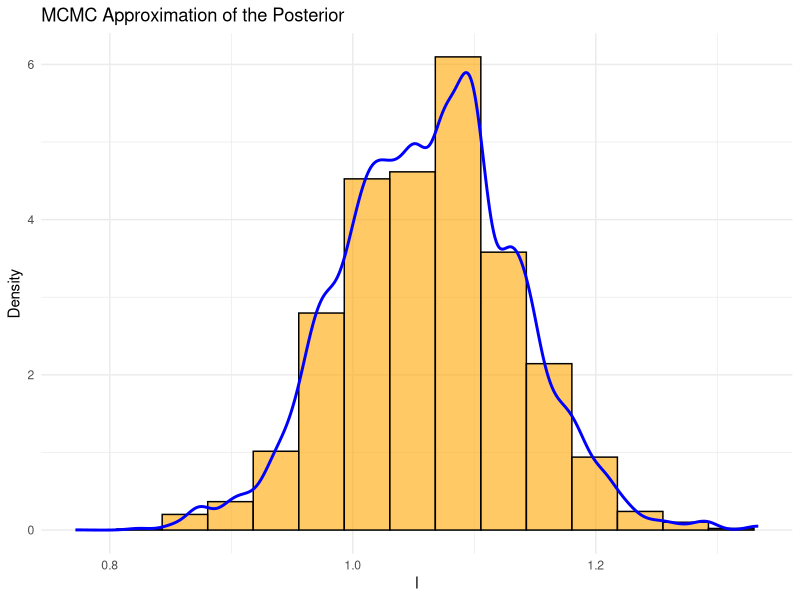
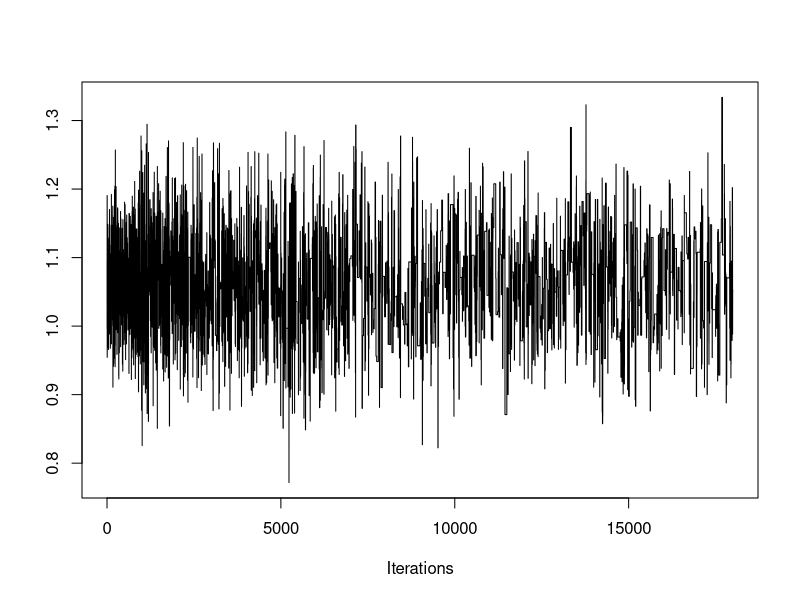
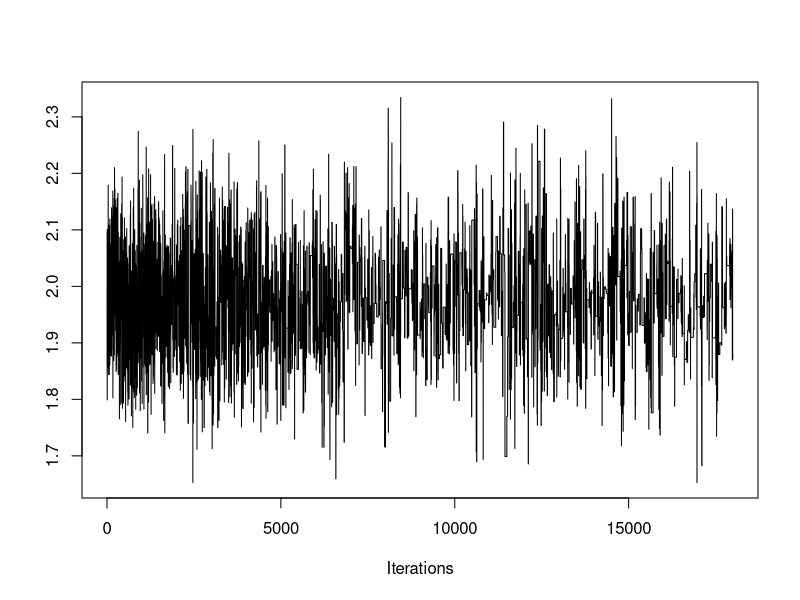
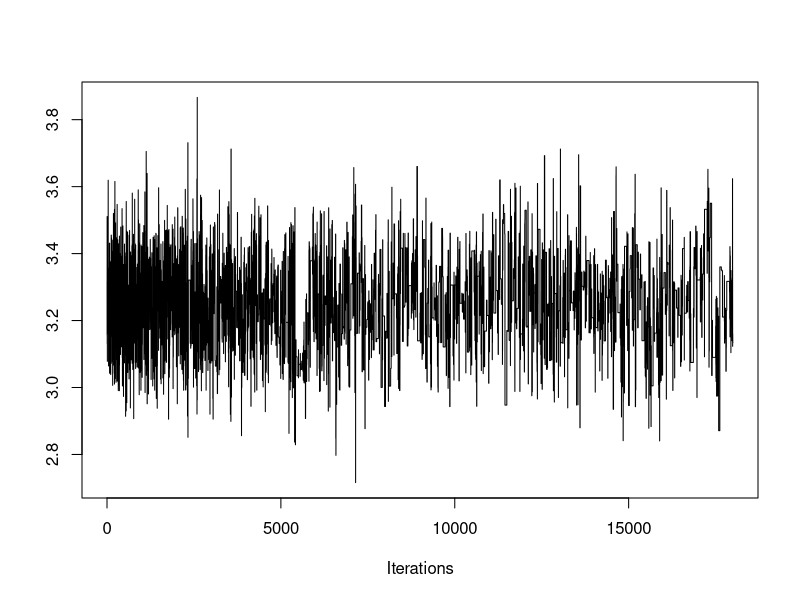
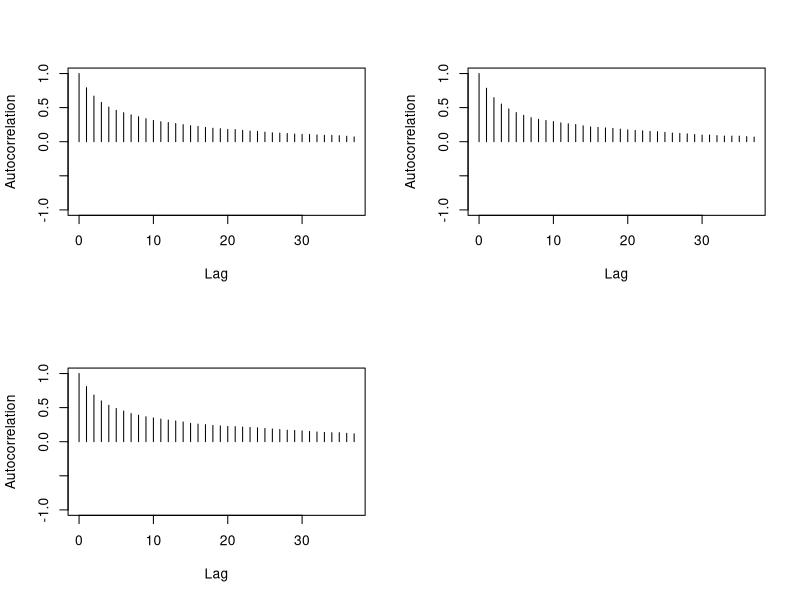

R code for these plots, in order:
## ---- chunk 1
#To be set by user:
n = 2000 #number of observations (set it higher for consistency)
beta <- c(1, 2, 3)#, 4, 5, 6)  # True coefficients (bias, and predictors) px1

#Synthetic predictors
p = length(beta)-1 #number of predictors
M = p+1 #number of predictors plus intercept
library(MASS)
X <- cbind(1, matrix(mvrnorm(n, mu = rep(0, p), Sigma = 1*diag(p)), n, p))  # Design matrix with intercept (bias). nxp

#Response
z <- X %*% beta  # Linear predictor. %*% = matrix mult. nx1 dim
sig <- 1/(1+exp(-z)) #sigmoid (inv-logit) function, find probability in [0,1], predicted y
y = rbinom(n=n, size=1, prob=sig) #size=num trials=1 -> bernoulli response var
## ---- chunk 2
#Proposal distro
proposal <- function(mu, lambda, sigma) {
  # Draw a single sample from multivariate normal
  distro <- mvrnorm(1, mu = mu, Sigma = lambda*sigma)
  return(distro)
}

# Log-likelihood function for logistic regression
logistic_ll <- function(beta, X, y) {
  z <- X %*% beta
  p <- 1 / (1 + exp(-z))
  loglike <- sum(log(p[y==1]))+sum(log((1-p)[y==0]))
  return(loglike)
}

# Log-prior of parameter that comes from proposal distro
library(mvtnorm)
log_prior <- function(distro, mu, sigma) {
  # Compute the density at 'distro' under the MVN used in proposal()
  prob <- dmvnorm(distro, mean = mu, sigma = sigma)
  log_prob = log(prob)
  return(log_prob)
}
## ---- chunk 3
metropolis <- function(X, y, M, N = 20000, a_target = 0.234, b1 = rep(0, M), batch = TRUE, batch_schedule = seq(50, N, by = 50)) {
  #0) Initial values
  n_accept <- 0 #number of acceptances
  b <- matrix(0, nrow = N, ncol = M)
  b[1,] <- b1 #rep(0, M)
  
  #Keep history of proposals
  P_list <- rep(NA, N - 1)
  P_list[1] <- logistic_ll(b[1,], X, y)
  
  #Adaptation parameters
  batch_index <- 1
  Tb <- 0 #start of batch
  mu <- rep(0, M)
  Sigma <- diag(M)
  lambda <- (2.38**2)/M
  gam <- 1
  
  for (i in 2:N) {
    #1) Propose new position beta[i-1] -> beta[i]' from proposal distro
    b_prop <- proposal(mu, lambda, Sigma)
    
    #2) Compute transition probability
    P_list[i] <- logistic_ll(b_prop, X, y) + log_prior(b_prop, rep(0, M), diag(M))  #P(beta*)
    
    #3) Acceptance ratio
    R <- exp(P_list[i] - P_list[i-1])
    alpha <- min(R, 1)
    
    #4) Generate a random number u_i from [0,1]. Accept or reject proposal
    u <- runif(1)  # u_i
    if (u <= alpha) {
        b[i,] <- b_prop  # Accept y as next state
        n_accept = n_accept + 1
    } else {
        b[i,] <- b[i-1,]  # Stay at previous state of Markov chain
        P_list[i] = P_list[i-1]
    }
    
    #5) Adaptive step
    if (batch == TRUE) {
      if (batch_index <= length(batch_schedule) && i == batch_schedule[batch_index]) {
        #Batch update
        Tb1 = i #T_{b+1}
        b_batch = b[(Tb + 1):Tb1,]
        n_batch = nrow(b_batch)
        
        #Covar update
        cov_sum = matrix(0, M, M)
        for (j in 1:n_batch) {
          diff = matrix(b_batch[j,] - mu, ncol=1)
          cov_sum = cov_sum + (diff%*%t(diff) - Sigma)
        }
        Sigma <- Sigma + cov_sum/n_batch + 1e-5*diag(M)
        
        #Mean update
        mean_diff = colMeans(b_batch) - mu
        mu = mu + mean_diff
        
        #Parameter update
        Tb = Tb1
        batch_index = batch_index + 1
        lambda = exp( log(lambda) + (R-a_target)/n_batch )
      }
    } else { #Batch == FALSE
      gam = 1/i
      sigma = sigma + gam*( (b[i,]-mu)%*%t(b[i,]-mu) - sigma )
      mu = mu + gam*( b[i,]-mu )
      lambda = exp( log(lambda) + gam*(R-a_target) )
    }
  }

  n <- as.integer(0.9 * N)
  C <- b[(N - n + 1):N,] #discard first 10% of samples
  
  cat("Acceptance rate:", n_accept/(N-1), "\n")
  return(C)
}
## ---- chunk 4
C = metropolis(X, y, M)
## ---- chunk 5
c = C[,1]
# Plot of density function
library(ggplot2)
nbins <- ceiling( (2*n)**(1/3) ) #Terrell-Scott rule for min num bins
ggplot() +
  geom_histogram(aes(x = c, y = ..density..), bins = nbins, fill = "orange", color = "black", alpha = 0.6) +
  geom_density(aes(x = c), color = "blue", linewidth = 1) +
  labs(x = "l", y = "Density", title = "MCMC Approximation of the Posterior") +
  xlim(min(c), max(c)) +
  theme_minimal()
## ---- chunk 6
library(coda)
mcmc_obj <- as.mcmc(C)
traceplot(mcmc_obj)
## ---- chunk 7
autocorr.plot(mcmc_obj)
